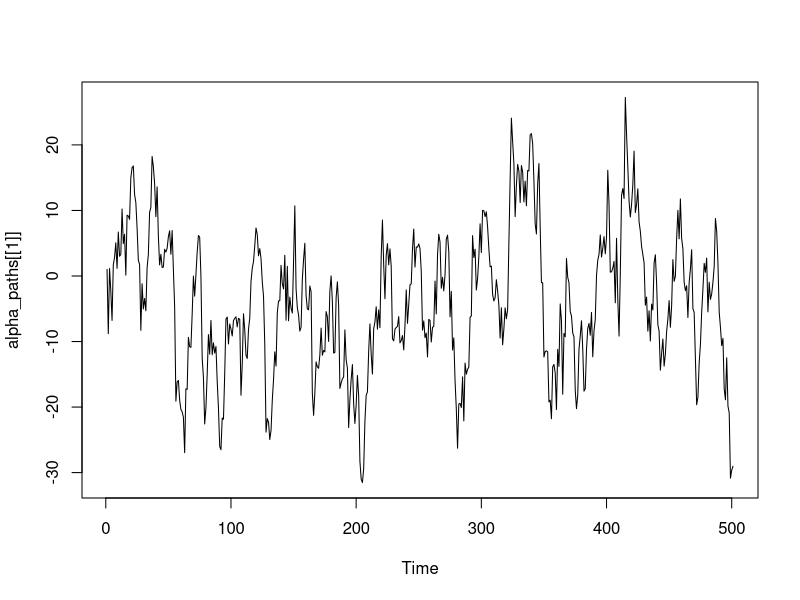

Recreate this plot in R.
## ---- chunk 1
## define model parameters
r0 <- 1
t <- 500
delta <- 500
alpha <- c(0.1,1,5)
sigma <- c(0.1,0.2,0.5)
b <- c(-5,5)

path_sim <- function(num_sims,r0,t,delta,alpha,sigma,b){
  
  dt <- t/delta
  r <- r0
  
  for(i in 2:(delta+1)){
    dr <- alpha*(b - r[i-1])*dt + b*sqrt(dt)*rnorm(1,0,1)
    r[i] <- r[i-1] + dr
  }
  
  return(r)
  
} 

alpha_paths <- list()

for(i in 1:length(alpha)){
  
  alpha_paths[[i]] <- ts(path_sim(r0=r0,t=t,delta=delta,alpha = alpha[i],sigma = sigma[1],b=b[1]))
  
  
}

ts.plot(alpha_paths[[1]])
## ---- chunk 2

euler_maruyama <- function(T_0,n,b,alpha,sigma,r0){
  
  dw  <- rnorm(n, 0, sqrt(T_0/n))
  
  dt  <- T_0/n
  
  r <- c(r0)
  
  for (i in 2:(n+1)) {
    
    r[i]  <-  r[i-1] + alpha*(b-r[i-1])*dt + sigma*dw[i-1]
  
    }
  
  return(x);
}
## ---- chunk 3



